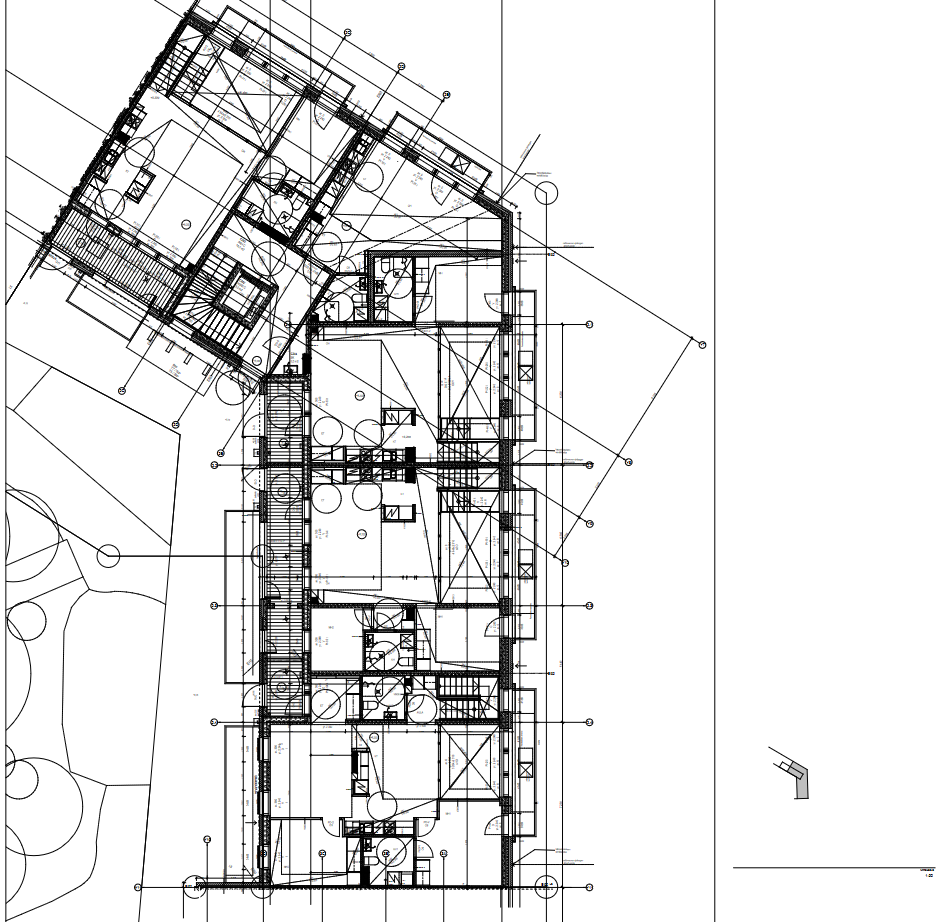
#> input picture hacky_test_aleksis/input_image_3.png, 952 x 922 px, found by its file name
$ python erosion.py
#> lines starting #> are read from the running program, lines starting #| are printed output that depends on the picture
import cv2
import numpy as np

# Step 1: Read the image and convert it to grayscale
add_path = "hacky_test_aleksis/"
input_image = add_path + 'input_image_3.png'
output_image = add_path + 'output_image.png'
img = cv2.imread(input_image)
#> img is the input picture: shape (922, 952, 3); mean B, G, R 227.8, 227.8, 227.8
gray = cv2.cvtColor(img, cv2.COLOR_BGR2GRAY)

# Step 2: Apply Gaussian blur to the grayscale image
kernel_size = 5
blur_gray = cv2.GaussianBlur(gray, (kernel_size, kernel_size), 0)

# Step 3: Perform erosion on the blurred image
erosion_kernel = np.ones((5, 5), np.uint8)
eroded_image = cv2.erode(blur_gray, erosion_kernel, iterations=1)
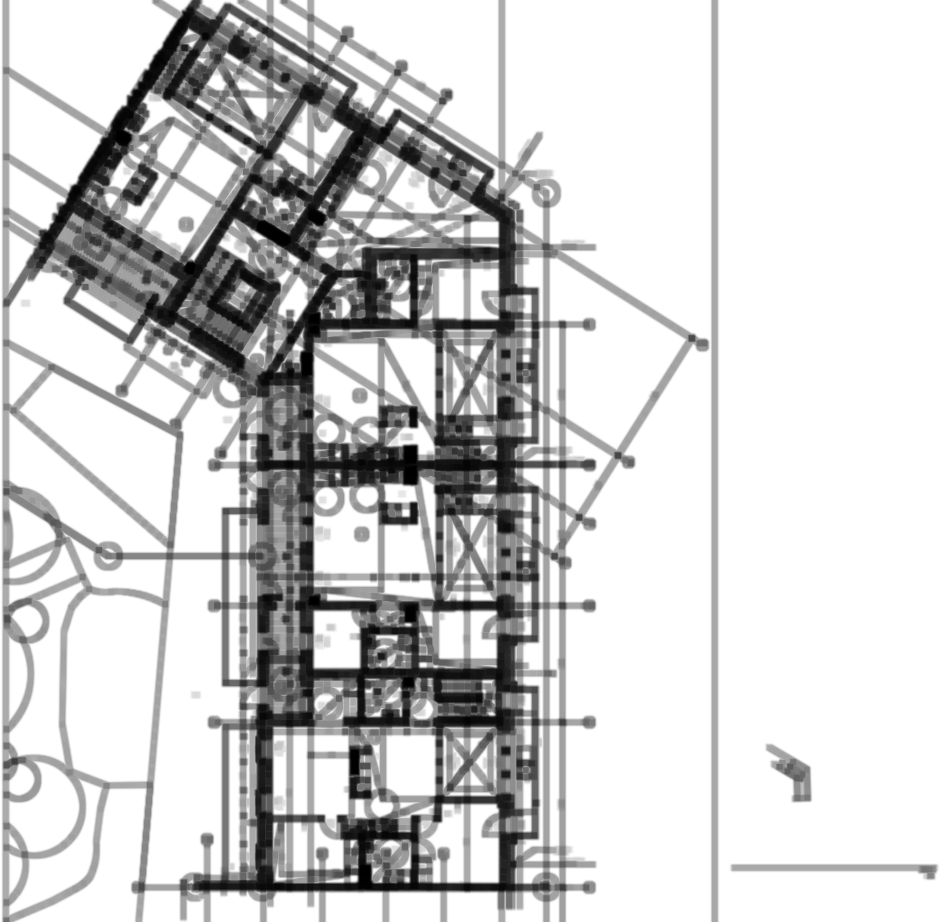
#> eroded_image: shape (922, 952); min 0, max 255, mean 206.8


# Step 4: Perform dilation on the eroded image
dilation_kernel = np.ones((5, 5), np.uint8)
dilated_image = cv2.dilate(eroded_image, dilation_kernel, iterations=1)
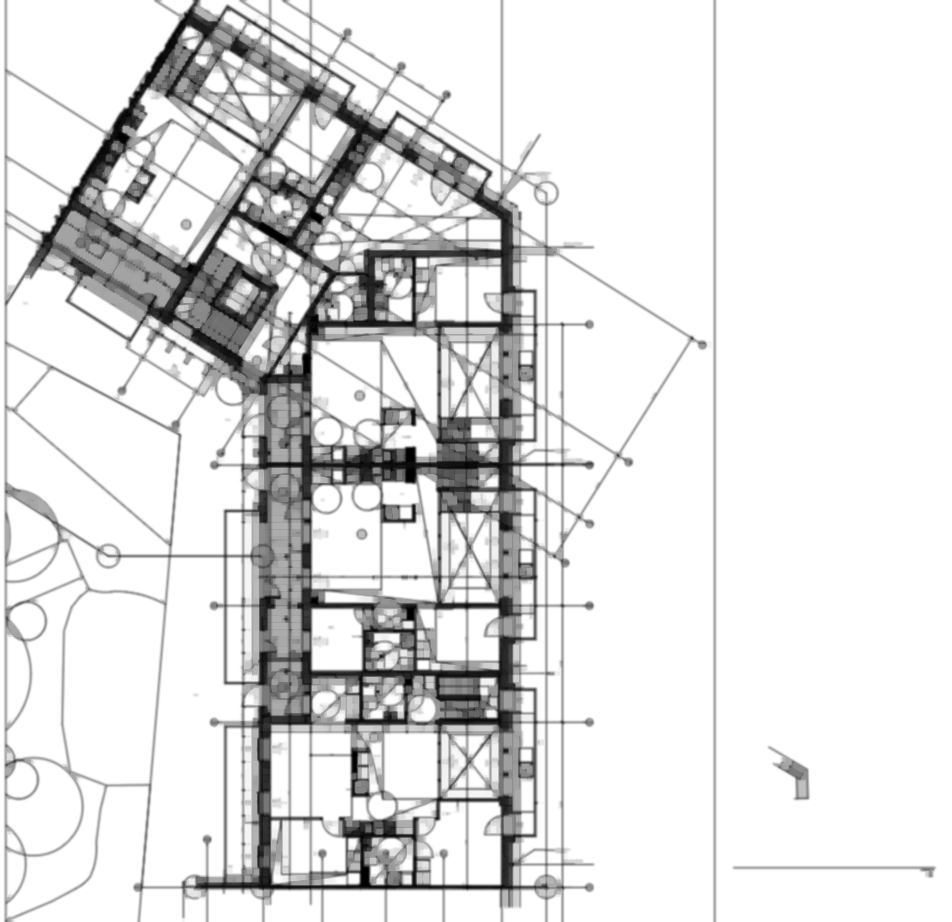
#> dilated_image: shape (922, 952); min 0, max 255, mean 224.1

# Step 5: Display the results
cv2.imshow("Original Image", img)
cv2.imshow("Grayscale Image", gray)
cv2.imshow("Blurred Image", blur_gray)
cv2.imshow("Eroded Image", eroded_image)
cv2.imshow("Dilated Image", dilated_image)

# Save the result image
cv2.imwrite(output_image, dilated_image)

cv2.waitKey(0)
cv2.destroyAllWindows()

$ run again, with hacky_test_aleksis/input_image_2.png copied over hacky_test_aleksis/input_image_3.png
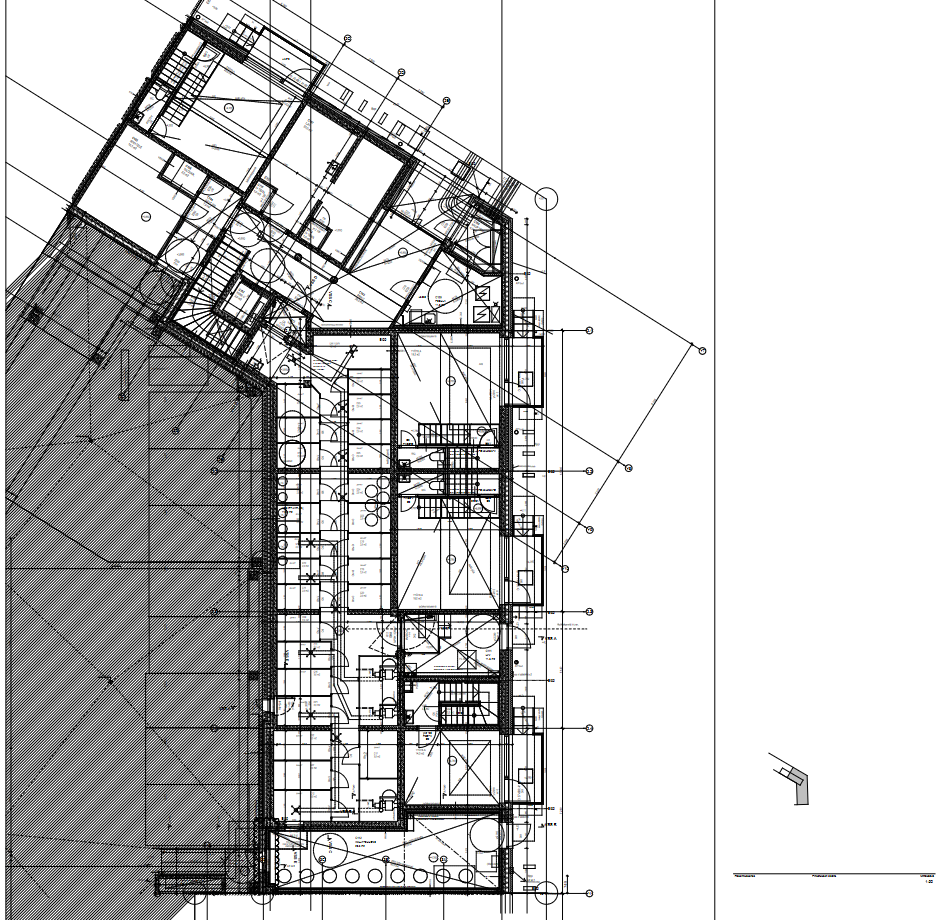
#> input picture hacky_test_aleksis/input_image_2.png, 952 x 920 px, found by its file name
#> img is the input picture: shape (920, 952, 3); mean B, G, R 204.4, 204.4, 204.4
#> `eroded_image = cv2.erode(blur_gray, erosion_kernel, iterations=1)`:
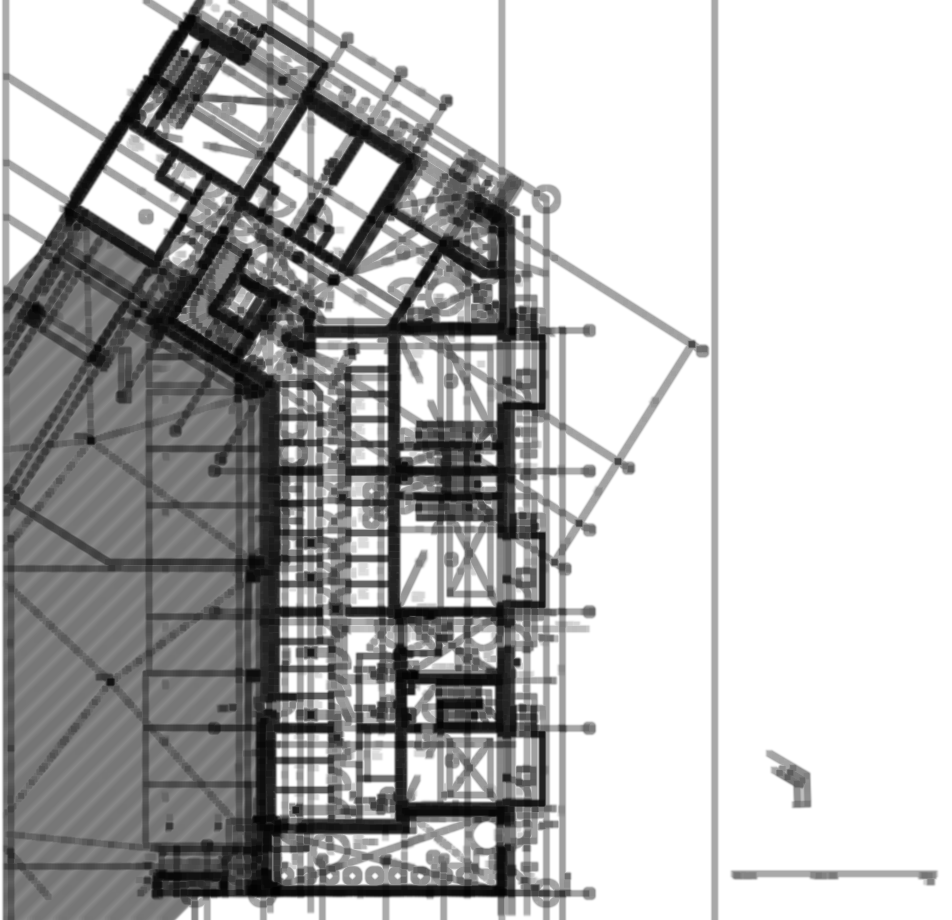
#> eroded_image: shape (920, 952); min 2, max 255, mean 183.1
#> `dilated_image = cv2.dilate(eroded_image, dilation_kernel, iterations=1)`:
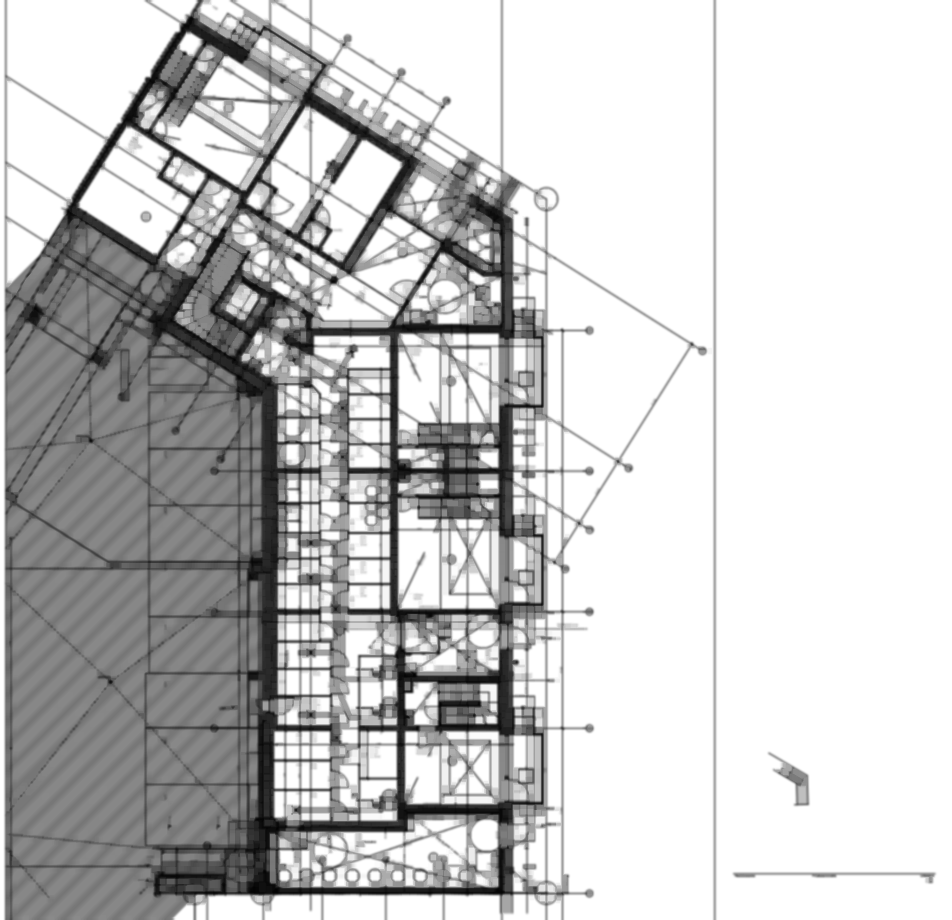
#> dilated_image: shape (920, 952); min 2, max 255, mean 200.4

$ run again, with hacky_test_aleksis/input_image.png copied over hacky_test_aleksis/input_image_3.png
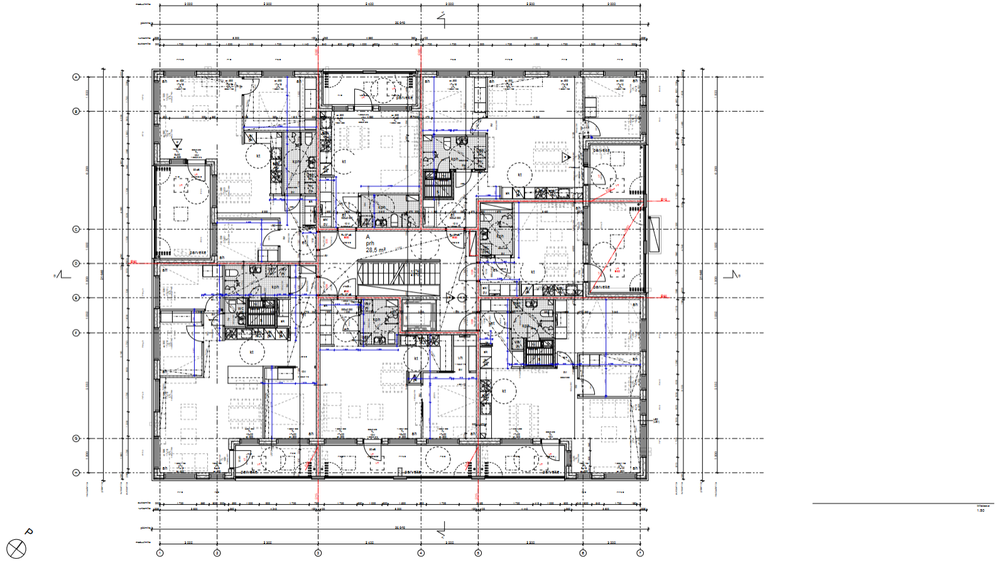
#> input picture hacky_test_aleksis/input_image.png, 1000 x 565 px, shrunk from 1592 x 900 before the run, found by its file name
#> img is the input picture: shape (565, 1000, 3); mean B, G, R 234.7, 234, 234.6
#> `eroded_image = cv2.erode(blur_gray, erosion_kernel, iterations=1)`:
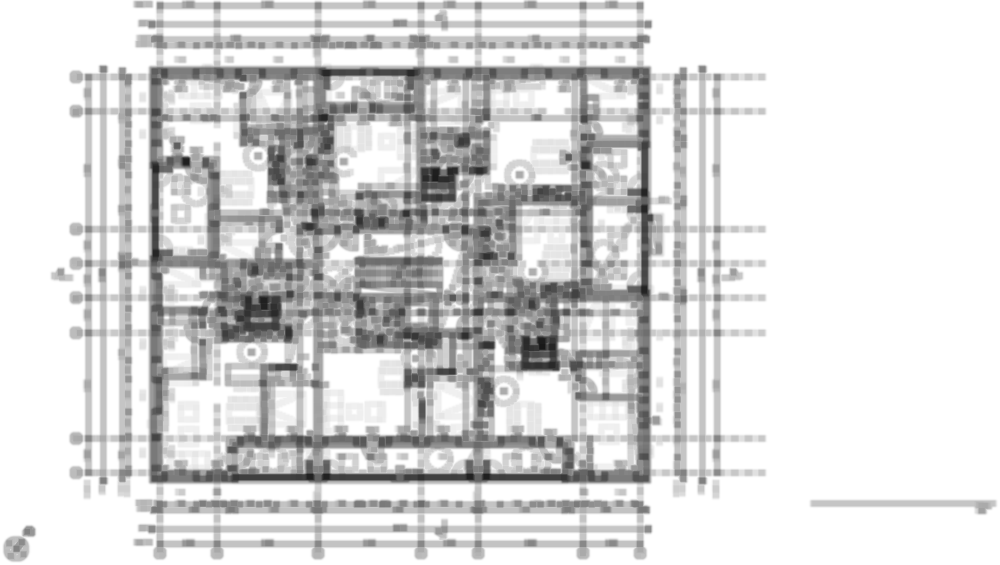
#> eroded_image: shape (565, 1000); min 24, max 255, mean 217.2
#> `dilated_image = cv2.dilate(eroded_image, dilation_kernel, iterations=1)`:
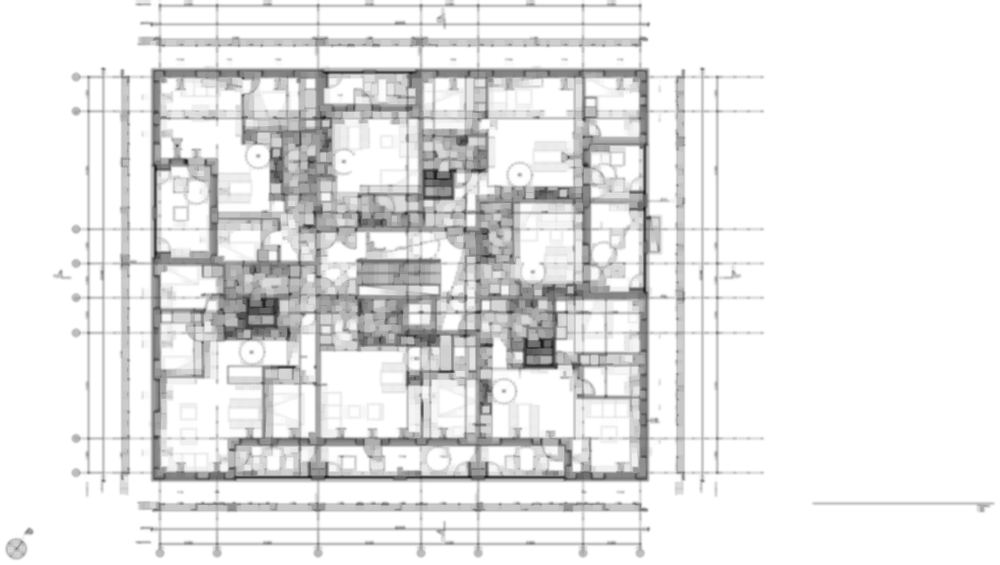
#> dilated_image: shape (565, 1000); min 24, max 255, mean 231.3
